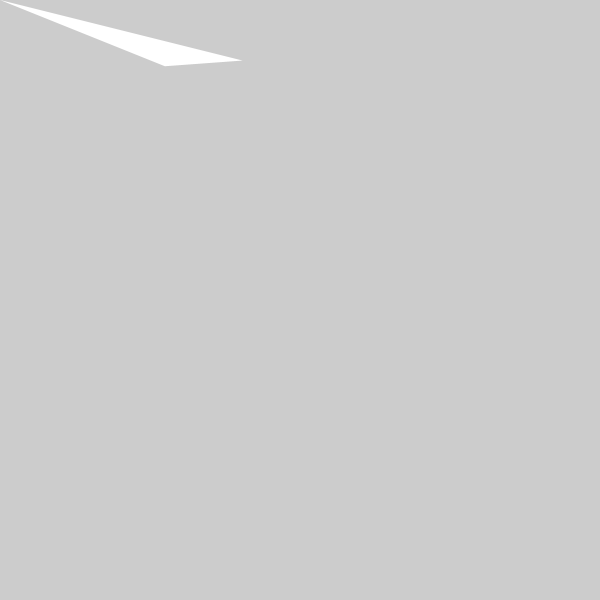
Frame 1 (no input)
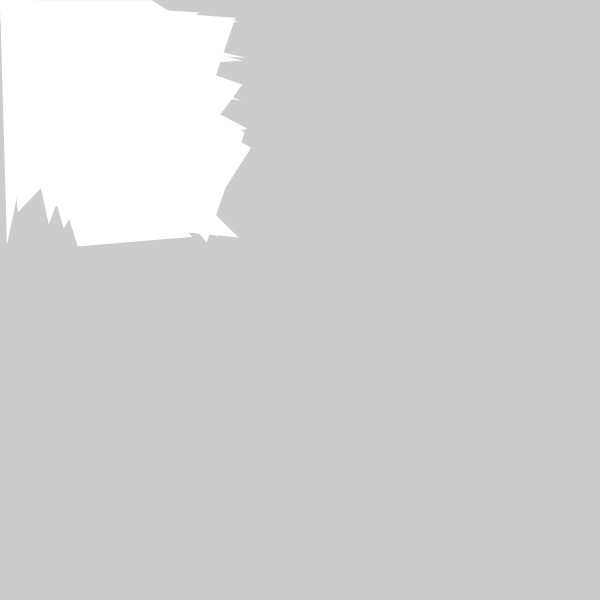
Frame 60 (the mouse pressed at the canvas centre just before this capture)
Frame 120 (the mouse held since frame 60 and released just before this capture): identical to frame 60, image omitted

The Processing sketch that drew these frames (run headless with seeded random() and noise(); from frame 60 on, the mouse is pressed at the canvas centre):

// Processing sketch: processing_127920
// ── processing_127920.pde

void setup() {  
  size(600,600);
  noStroke();
  smooth();
  }
  
void draw() {
   
  if (mousePressed == false){
      int a = mouseX;       
      int b = mouseY;              
      triangle(random(255),random(255),random(255),random(255),a,b);     
      }
      
  else if(mousePressed == true) {
    fill(random(255), random(255), random(255));
    }   
}
